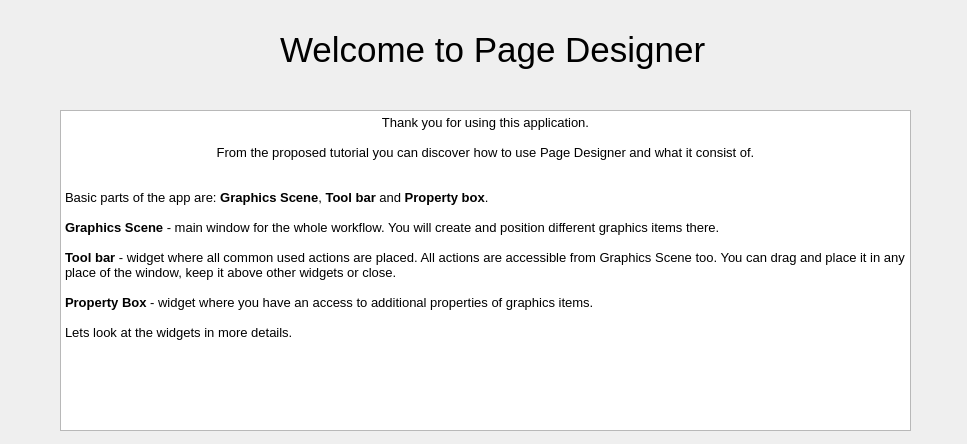
<?xml version="1.0" encoding="UTF-8"?>
<ui version="4.0">
 <class>WizardPage</class>
 <widget class="QWizardPage" name="WizardPage">
  <property name="geometry">
   <rect>
    <x>0</x>
    <y>0</y>
    <width>967</width>
    <height>444</height>
   </rect>
  </property>
  <property name="minimumSize">
   <size>
    <width>967</width>
    <height>444</height>
   </size>
  </property>
  <property name="baseSize">
   <size>
    <width>967</width>
    <height>444</height>
   </size>
  </property>
  <property name="windowTitle">
   <string>Introduction tutorial</string>
  </property>
  <property name="locale">
   <locale language="English" country="UnitedStates"/>
  </property>
  <widget class="QWidget" name="verticalLayoutWidget">
   <property name="geometry">
    <rect>
     <x>280</x>
     <y>10</y>
     <width>451</width>
     <height>80</height>
    </rect>
   </property>
   <layout class="QVBoxLayout" name="verticalLayout">
    <item>
     <widget class="QLabel" name="label_17">
      <property name="font">
       <font>
        <pointsize>26</pointsize>
       </font>
      </property>
      <property name="text">
       <string>Welcome to Page Designer</string>
      </property>
     </widget>
    </item>
   </layout>
  </widget>
  <widget class="QWidget" name="gridLayoutWidget">
   <property name="geometry">
    <rect>
     <x>60</x>
     <y>110</y>
     <width>851</width>
     <height>321</height>
    </rect>
   </property>
   <layout class="QGridLayout" name="gridLayout">
    <item row="0" column="1">
     <widget class="QTextBrowser" name="textBrowser">
      <property name="html">
       <string>&lt;!DOCTYPE HTML PUBLIC &quot;-//W3C//DTD HTML 4.0//EN&quot; &quot;http://www.w3.org/TR/REC-html40/strict.dtd&quot;&gt;
&lt;html&gt;&lt;head&gt;&lt;meta name=&quot;qrichtext&quot; content=&quot;1&quot; /&gt;&lt;style type=&quot;text/css&quot;&gt;
p, li { white-space: pre-wrap; }
&lt;/style&gt;&lt;/head&gt;&lt;body style=&quot; font-family:'Noto Sans'; font-size:10pt; font-weight:400; font-style:normal;&quot;&gt;
&lt;p align=&quot;center&quot; style=&quot; margin-top:0px; margin-bottom:0px; margin-left:0px; margin-right:0px; -qt-block-indent:0; text-indent:0px;&quot;&gt;Thank you for using this application.&lt;/p&gt;
&lt;p align=&quot;center&quot; style=&quot;-qt-paragraph-type:empty; margin-top:0px; margin-bottom:0px; margin-left:0px; margin-right:0px; -qt-block-indent:0; text-indent:0px;&quot;&gt;&lt;br /&gt;&lt;/p&gt;
&lt;p align=&quot;center&quot; style=&quot; margin-top:0px; margin-bottom:0px; margin-left:0px; margin-right:0px; -qt-block-indent:0; text-indent:0px;&quot;&gt;From the proposed tutorial you can discover how to use Page Designer and what it consist of.&lt;/p&gt;
&lt;p align=&quot;center&quot; style=&quot;-qt-paragraph-type:empty; margin-top:0px; margin-bottom:0px; margin-left:0px; margin-right:0px; -qt-block-indent:0; text-indent:0px;&quot;&gt;&lt;br /&gt;&lt;/p&gt;
&lt;p align=&quot;center&quot; style=&quot;-qt-paragraph-type:empty; margin-top:0px; margin-bottom:0px; margin-left:0px; margin-right:0px; -qt-block-indent:0; text-indent:0px;&quot;&gt;&lt;br /&gt;&lt;/p&gt;
&lt;p style=&quot; margin-top:0px; margin-bottom:0px; margin-left:0px; margin-right:0px; -qt-block-indent:0; text-indent:0px;&quot;&gt;Basic parts of the app are: &lt;span style=&quot; font-weight:600;&quot;&gt;Graphics Scene&lt;/span&gt;, &lt;span style=&quot; font-weight:600;&quot;&gt;Tool bar&lt;/span&gt; and &lt;span style=&quot; font-weight:600;&quot;&gt;Property box&lt;/span&gt;.&lt;/p&gt;
&lt;p style=&quot;-qt-paragraph-type:empty; margin-top:0px; margin-bottom:0px; margin-left:0px; margin-right:0px; -qt-block-indent:0; text-indent:0px;&quot;&gt;&lt;br /&gt;&lt;/p&gt;
&lt;p style=&quot; margin-top:0px; margin-bottom:0px; margin-left:0px; margin-right:0px; -qt-block-indent:0; text-indent:0px;&quot;&gt;&lt;span style=&quot; font-weight:600;&quot;&gt;Graphics Scene&lt;/span&gt; - main window for the whole workflow. You will create and position different graphics items there.&lt;/p&gt;
&lt;p style=&quot;-qt-paragraph-type:empty; margin-top:0px; margin-bottom:0px; margin-left:0px; margin-right:0px; -qt-block-indent:0; text-indent:0px;&quot;&gt;&lt;br /&gt;&lt;/p&gt;
&lt;p style=&quot; margin-top:0px; margin-bottom:0px; margin-left:0px; margin-right:0px; -qt-block-indent:0; text-indent:0px;&quot;&gt;&lt;span style=&quot; font-weight:600;&quot;&gt;Tool bar&lt;/span&gt; - widget where all common used actions are placed. All actions are accessible from Graphics Scene too. You can drag and place it in any place of the window, keep it above other widgets or close. &lt;/p&gt;
&lt;p style=&quot;-qt-paragraph-type:empty; margin-top:0px; margin-bottom:0px; margin-left:0px; margin-right:0px; -qt-block-indent:0; text-indent:0px;&quot;&gt;&lt;br /&gt;&lt;/p&gt;
&lt;p style=&quot; margin-top:0px; margin-bottom:0px; margin-left:0px; margin-right:0px; -qt-block-indent:0; text-indent:0px;&quot;&gt;&lt;span style=&quot; font-weight:600;&quot;&gt;Property Box&lt;/span&gt; - widget where you have an access to additional properties of graphics items.&lt;/p&gt;
&lt;p style=&quot;-qt-paragraph-type:empty; margin-top:0px; margin-bottom:0px; margin-left:0px; margin-right:0px; -qt-block-indent:0; text-indent:0px;&quot;&gt;&lt;br /&gt;&lt;/p&gt;
&lt;p style=&quot; margin-top:0px; margin-bottom:0px; margin-left:0px; margin-right:0px; -qt-block-indent:0; text-indent:0px;&quot;&gt;Lets look at the widgets in more details.&lt;/p&gt;
&lt;p style=&quot;-qt-paragraph-type:empty; margin-top:0px; margin-bottom:0px; margin-left:0px; margin-right:0px; -qt-block-indent:0; text-indent:0px;&quot;&gt;&lt;br /&gt;&lt;/p&gt;
&lt;p align=&quot;center&quot; style=&quot;-qt-paragraph-type:empty; margin-top:0px; margin-bottom:0px; margin-left:0px; margin-right:0px; -qt-block-indent:0; text-indent:0px;&quot;&gt;&lt;br /&gt;&lt;/p&gt;&lt;/body&gt;&lt;/html&gt;</string>
      </property>
     </widget>
    </item>
   </layout>
  </widget>
 </widget>
 <resources/>
 <connections/>
</ui>
